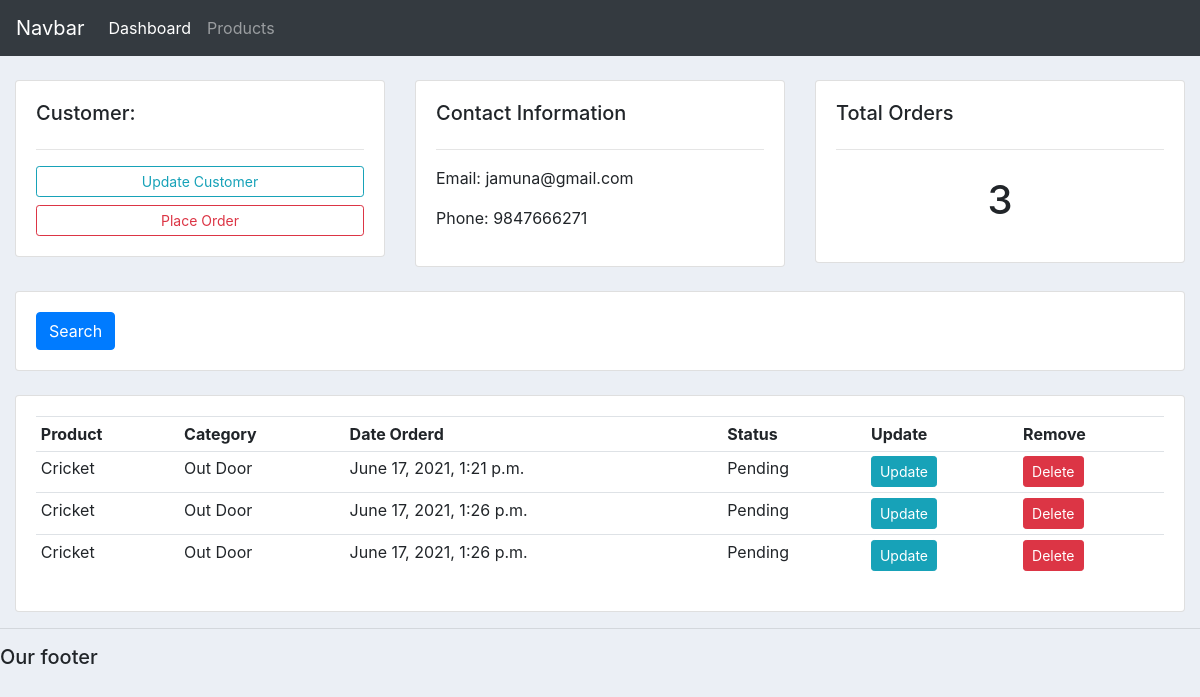
/customer/3/, run on the app's committed database.
### accounts/models.py (models this page shows, shortened)
class Customer(models.Model):
    name = models.CharField(max_length=30,null=True)
    phone = models.CharField(max_length=30,null=True)
    email=models.EmailField(null=True)
    date_created=models.DateTimeField(auto_now_add=True)

class Order(models.Model):
    STATUS=(
        ('Pending','Pending'),
        ('Out for delivery','Out for delivery'),
        ('Delivered','Delivered'),
    )
    customer=models.ForeignKey(Customer,null=True, on_delete=models.SET_NULL)
    product=models.ForeignKey(Product,null=True, on_delete=models.SET_NULL)
    date_created=models.DateTimeField(auto_now_add=True)
    status=models.CharField(max_length=30,null=True, choices=STATUS)

class Product(models.Model):
    CATEGORY=(
        ('Indoor','Indoor'),
        ('Out Door','Out Door'),
        )
    name = models.CharField(max_length=30,null=True)
    price=models.FloatField(null=True)
    category=models.CharField(max_length=30,null=True, choices=CATEGORY)
    description=models.CharField(max_length=300,null=True,blank=True)
    date_created=date_created=models.DateTimeField(auto_now_add=True)
    tags=models.ManyToManyField(Tag)
    def __str__(self):
        return self.name

### accounts/views.py (the view)
# urls.py: path('customer/<str:pk_test>/',views.customer, name="customer"),
def customer(request, pk_test):
    customer = Customer.objects.get(id=pk_test)
    orders = customer.order_set.all()
    order_count = orders.count()
    context = {'customer': customer,
               'orders': orders, 'order_count': order_count}
    return render(request, 'accounts/customer.html', context)

### accounts/templates/accounts/customer.html
{%  extends 'accounts/main.html' %}
{% block content %}
	<br>
<div class="row">
	<div class="col-md">
		<div class="card card-body">
			<h5>Customer:</h5>
			<hr>
			<a class="btn btn-outline-info  btn-sm btn-block" href="">Update Customer</a>
			<a class="btn btn-outline-danger  btn-sm btn-block" href="">Place Order</a>
		</div>
	</div>
	<div class="col-md">
		<div class="card card-body">
			<h5>Contact Information</h5>
			<hr>
			<p>Email: {{customer.email}}</p>
			<p>Phone: {{customer.phone}}</p>
		</div>
	</div>
	<div class="col-md">
		<div class="card card-body">
			<h5>Total Orders</h5>
			<hr>
			<h1 style="text-align: center;padding: 10px">{{order_count}}</h1>
		</div>
	</div>
</div>
<br>
<div class="row">
	<div class="col">
		<div class="card card-body">
			<form method="get">
		    <button class="btn btn-primary" type="submit">Search</button>
		  </form>
		</div>
	</div>
</div>
<br>
<div class="row">
	<div class="col-md">
		<div class="card card-body">
			<table class="table table-sm">
				<tr>
					<th>Product</th>
					<th>Category</th>
					<th>Date Orderd</th>
					<th>Status</th>
					<th>Update</th>
					<th>Remove</th>
				</tr>
				{% for order in orders %}
				<tr>
					<td>{{order.product}}</td>
					<td>{{order.product.category}}</td>
					<td>{{order.date_created}}</td>
					<td>{{order.status}}</td>
					<td><a class="btn btn-sm btn-info" href="{% url 'update_Order' order.id%}">Update</a>
                <td><a class="btn btn-sm btn-danger" href="{% url 'delete_Order' order.id%}">Delete</a>
				</tr>
				{% endfor %}
			</table>
		</div>
	</div>
</div>
{% endblock %}

### static/css/main.css (style rules this page uses)
body { background-color: #ebeff5; }

### data on the page
Customer: email "jamuna@gmail.com", phone "9847666271"
Order: product "Cricket", product.category "Out Door", date_created "June 17, 2021, 1:21 p.m.", status "Pending"
Order: product "Cricket", product.category "Out Door", date_created "June 17, 2021, 1:26 p.m.", status "Pending"
Order: product "Cricket", product.category "Out Door", date_created "June 17, 2021, 1:26 p.m.", status "Pending"

### other printed values
{{ order_count }} "3"
